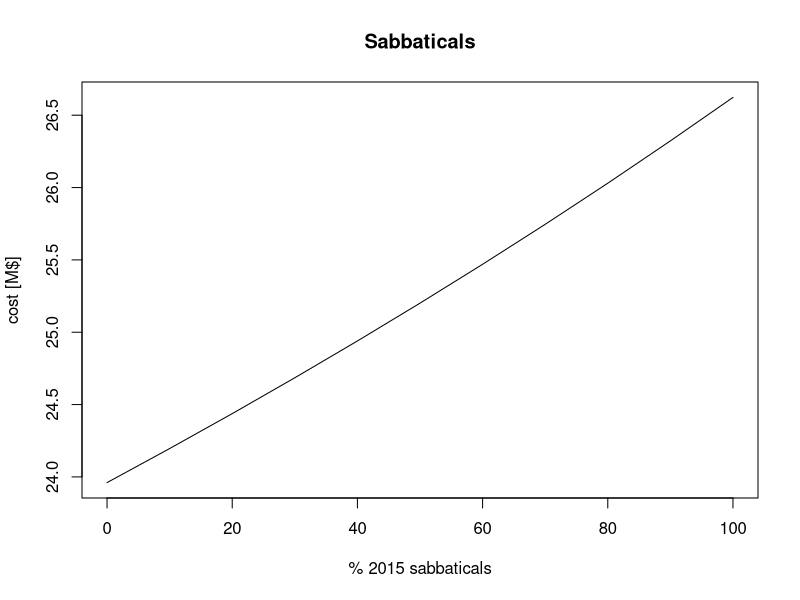

The R source for this figure:
dat <-read.table("costvsab.dat")
options(scipen=5)
par(cex=1)
plot(dat[,1],dat[,2]/1000000,main="Sabbaticals",xlab="% 2015 sabbaticals",ylab="cost [M$]",type="l")
dev.copy2pdf(file="costvsab.pdf")
dev.copy(jpeg,'costvsab.jpg')
dev.off()